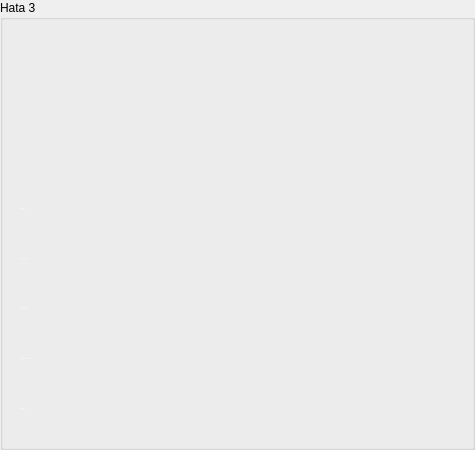
     <widget class="QGroupBox" name="groupBox_3">
      <property name="minimumSize">
       <size>
        <width>475</width>
        <height>450</height>
       </size>
      </property>
      <property name="title">
       <string>Hata 3</string>
      </property>
      <widget class="QLabel" name="text_Hata_Sinif_3">
       <property name="geometry">
        <rect>
         <x>300</x>
         <y>390</y>
         <width>161</width>
         <height>37</height>
        </rect>
       </property>
       <property name="text">
        <string/>
       </property>
      </widget>
      <widget class="QLabel" name="label_Hata_Alani_3">
       <property name="geometry">
        <rect>
         <x>20</x>
         <y>290</y>
         <width>261</width>
         <height>37</height>
        </rect>
       </property>
       <property name="font">
        <font>
         <pointsize>-1</pointsize>
        </font>
       </property>
       <property name="styleSheet">
        <string notr="true">color:white;</string>
       </property>
       <property name="text">
        <string>Hata Alanı(mm2) :</string>
       </property>
      </widget>
      <widget class="QLabel" name="text_Hata_Alan_3">
       <property name="geometry">
        <rect>
         <x>300</x>
         <y>290</y>
         <width>161</width>
         <height>37</height>
        </rect>
       </property>
       <property name="text">
        <string/>
       </property>
      </widget>
      <widget class="QLabel" name="label_Hata_Eni_3">
       <property name="geometry">
        <rect>
         <x>20</x>
         <y>190</y>
         <width>261</width>
         <height>37</height>
        </rect>
       </property>
       <property name="font">
        <font>
         <pointsize>-1</pointsize>
        </font>
       </property>
       <property name="styleSheet">
        <string notr="true">color:white;</string>
       </property>
       <property name="text">
        <string>Hata Eni(mm) :</string>
       </property>
      </widget>
      <widget class="QLabel" name="text_Hata_Eni_3">
       <property name="geometry">
        <rect>
         <x>300</x>
         <y>190</y>
         <width>161</width>
         <height>37</height>
        </rect>
       </property>
       <property name="text">
        <string/>
       </property>
      </widget>
      <widget class="QLabel" name="label_Hata_metre_3">
       <property name="geometry">
        <rect>
         <x>20</x>
         <y>340</y>
         <width>261</width>
         <height>37</height>
        </rect>
       </property>
       <property name="font">
        <font>
         <pointsize>-1</pointsize>
        </font>
       </property>
       <property name="styleSheet">
        <string notr="true">color:white;</string>
       </property>
       <property name="text">
        <string>Hatanın Geldiği Metre(m) :</string>
       </property>
      </widget>
      <widget class="QLabel" name="label_Hata_Sinifi_3">
       <property name="geometry">
        <rect>
         <x>20</x>
         <y>390</y>
         <width>261</width>
         <height>37</height>
        </rect>
       </property>
       <property name="font">
        <font>
         <pointsize>-1</pointsize>
        </font>
       </property>
       <property name="styleSheet">
        <string notr="true">color:white;</string>
       </property>
       <property name="text">
        <string>Hatanın Sınıfı :</string>
       </property>
      </widget>
      <widget class="QLabel" name="text_Hata_Boyu_3">
       <property name="geometry">
        <rect>
         <x>300</x>
         <y>240</y>
         <width>161</width>
         <height>37</height>
        </rect>
       </property>
       <property name="text">
        <string/>
       </property>
      </widget>
      <widget class="QLabel" name="Metre_Label_3">
       <property name="geometry">
        <rect>
         <x>300</x>
         <y>340</y>
         <width>161</width>
         <height>37</height>
        </rect>
       </property>
       <property name="text">
        <string/>
       </property>
      </widget>
      <widget class="QLabel" name="label_Hata_Boyu_3">
       <property name="geometry">
        <rect>
         <x>20</x>
         <y>240</y>
         <width>261</width>
         <height>37</height>
        </rect>
       </property>
       <property name="font">
        <font>
         <pointsize>-1</pointsize>
        </font>
       </property>
       <property name="styleSheet">
        <string notr="true">color:white;</string>
       </property>
       <property name="text">
        <string>Hata Boyu(mm) :</string>
       </property>
      </widget>
      <widget class="QLabel" name="label_Hata_Goster_3">
       <property name="geometry">
        <rect>
         <x>88</x>
         <y>20</y>
         <width>300</width>
         <height>150</height>
        </rect>
       </property>
       <property name="styleSheet">
        <string notr="true"/>
       </property>
       <property name="text">
        <string/>
       </property>
      </widget>
     </widget>
